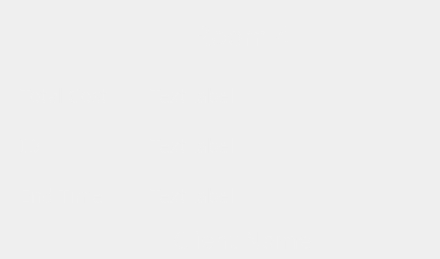
            <widget class="QFrame" name="room1_4">
             <property name="autoFillBackground">
              <bool>false</bool>
             </property>
             <property name="styleSheet">
              <string notr="true">QFrame {
    background-color: qlineargradient(spread:pad, x1:0, y1:0.3, x2:0, y2:0.7, 
                                      stop:0 rgba(107, 47, 61, 255), 
                                      stop:1 rgba(155, 72, 94, 255));
    color: rgba(240, 240, 240, 230);
    border-radius: 50px;
}

QFrame:hover {
    background-color: qlineargradient(spread:pad, x1:0, y1:0.3, x2:0, y2:0.7, 
                                      stop:0 rgba(132, 58, 78, 255), 
                                      stop:1 rgba(190, 80, 100, 255));
}
</string>
             </property>
             <property name="frameShape">
              <enum>QFrame::Shape::StyledPanel</enum>
             </property>
             <property name="frameShadow">
              <enum>QFrame::Shadow::Raised</enum>
             </property>
             <widget class="QLabel" name="label_9">
              <property name="geometry">
               <rect>
                <x>187</x>
                <y>20</y>
                <width>111</width>
                <height>31</height>
               </rect>
              </property>
              <property name="font">
               <font>
                <family>Bauhaus 93</family>
                <pointsize>20</pointsize>
               </font>
              </property>
              <property name="autoFillBackground">
               <bool>false</bool>
              </property>
              <property name="styleSheet">
               <string notr="true">background-color: none;</string>
              </property>
              <property name="text">
               <string>Room 4</string>
              </property>
              <property name="alignment">
               <set>Qt::AlignmentFlag::AlignCenter</set>
              </property>
             </widget>
             <widget class="QPushButton" name="btnadd_4">
              <property name="geometry">
               <rect>
                <x>190</x>
                <y>100</y>
                <width>101</width>
                <height>101</height>
               </rect>
              </property>
              <property name="styleSheet">
               <string notr="true">border-radius: 50px;
</string>
              </property>
              <property name="text">
               <string/>
              </property>
              <property name="icon">
               <iconset theme="QIcon::ThemeIcon::ListAdd"/>
              </property>
              <property name="iconSize">
               <size>
                <width>30</width>
                <height>30</height>
               </size>
              </property>
             </widget>
             <widget class="QLabel" name="client4">
              <property name="geometry">
               <rect>
                <x>142</x>
                <y>230</y>
                <width>201</width>
                <height>20</height>
               </rect>
              </property>
              <property name="font">
               <font>
                <family>Bauhaus 93</family>
                <pointsize>18</pointsize>
               </font>
              </property>
              <property name="styleSheet">
               <string notr="true">background-color: none;</string>
              </property>
              <property name="text">
               <string>Client Name</string>
              </property>
              <property name="alignment">
               <set>Qt::AlignmentFlag::AlignCenter</set>
              </property>
             </widget>
             <widget class="QLabel" name="totalcost_4">
              <property name="geometry">
               <rect>
                <x>20</x>
                <y>70</y>
                <width>121</width>
                <height>51</height>
               </rect>
              </property>
              <property name="font">
               <font>
                <family>Bauhaus 93</family>
                <pointsize>14</pointsize>
               </font>
              </property>
              <property name="styleSheet">
               <string notr="true">background-color:none;</string>
              </property>
              <property name="text">
               <string>Total Cost</string>
              </property>
             </widget>
             <widget class="QLabel" name="ID_4">
              <property name="geometry">
               <rect>
                <x>20</x>
                <y>120</y>
                <width>121</width>
                <height>51</height>
               </rect>
              </property>
              <property name="font">
               <font>
                <family>Bauhaus 93</family>
                <pointsize>14</pointsize>
               </font>
              </property>
              <property name="styleSheet">
               <string notr="true">background-color:none;</string>
              </property>
              <property name="text">
               <string>ID</string>
              </property>
             </widget>
             <widget class="QLabel" name="DurationL_4">
              <property name="geometry">
               <rect>
                <x>20</x>
                <y>170</y>
                <width>121</width>
                <height>51</height>
               </rect>
              </property>
              <property name="font">
               <font>
                <family>Bauhaus 93</family>
                <pointsize>14</pointsize>
               </font>
              </property>
              <property name="styleSheet">
               <string notr="true">background-color:none;</string>
              </property>
              <property name="text">
               <string>End Time</string>
              </property>
             </widget>
             <widget class="QLabel" name="get_total_4">
              <property name="geometry">
               <rect>
                <x>150</x>
                <y>80</y>
                <width>121</width>
                <height>31</height>
               </rect>
              </property>
              <property name="font">
               <font>
                <family>Bauhaus 93</family>
                <pointsize>14</pointsize>
               </font>
              </property>
              <property name="styleSheet">
               <string notr="true">background-color:none;</string>
              </property>
              <property name="text">
               <string>TextLabel</string>
              </property>
             </widget>
             <widget class="QLabel" name="get_id_4">
              <property name="geometry">
               <rect>
                <x>150</x>
                <y>130</y>
                <width>121</width>
                <height>31</height>
               </rect>
              </property>
              <property name="font">
               <font>
                <family>Bauhaus 93</family>
                <pointsize>14</pointsize>
               </font>
              </property>
              <property name="styleSheet">
               <string notr="true">background-color:none;</string>
              </property>
              <property name="text">
               <string>TextLabel</string>
              </property>
             </widget>
             <widget class="QLabel" name="get_dur_4">
              <property name="geometry">
               <rect>
                <x>150</x>
                <y>180</y>
                <width>121</width>
                <height>31</height>
               </rect>
              </property>
              <property name="font">
               <font>
                <family>Bauhaus 93</family>
                <pointsize>14</pointsize>
               </font>
              </property>
              <property name="styleSheet">
               <string notr="true">background-color:none;</string>
              </property>
              <property name="text">
               <string>TextLabel</string>
              </property>
             </widget>
             <widget class="QPushButton" name="btnedit_4">
              <property name="geometry">
               <rect>
                <x>330</x>
                <y>100</y>
                <width>101</width>
                <height>101</height>
               </rect>
              </property>
              <property name="styleSheet">
               <string notr="true">border-radius: 50px;
</string>
              </property>
              <property name="text">
               <string/>
              </property>
              <property name="icon">
               <iconset theme="QIcon::ThemeIcon::MailMessageNew"/>
              </property>
              <property name="iconSize">
               <size>
                <width>30</width>
                <height>30</height>
               </size>
              </property>
             </widget>
            </widget>
